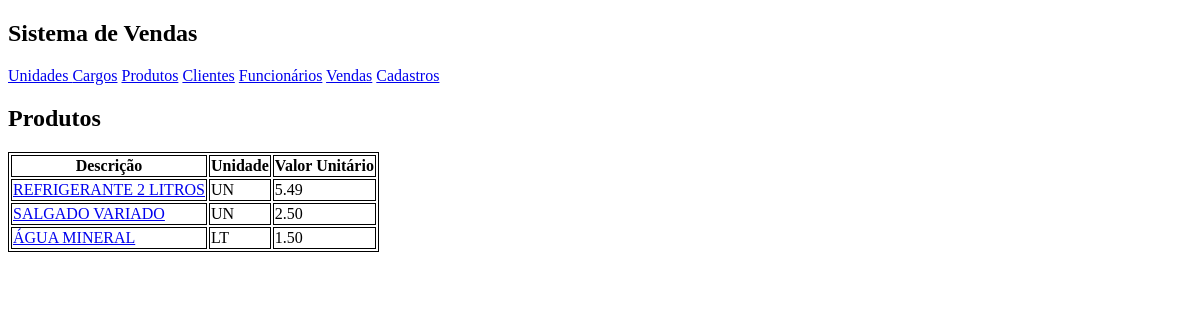
The page /appvendas/produtos/ on the database as committed earlier.
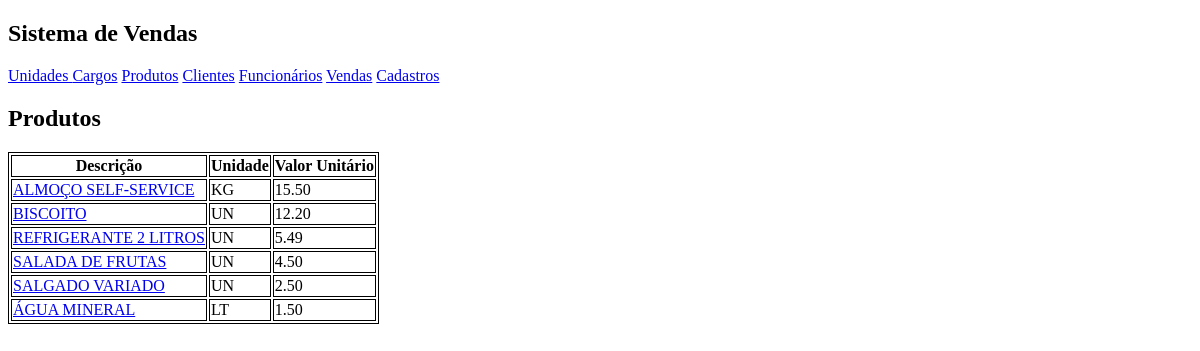
The same page on the database as committed later.
### appvendas/models.py (models this page shows, shortened)
class Produto(models.Model):
    descricao=models.CharField("Descrição",max_length=255)
    valorUnitario=models.DecimalField("Valor Unitário",max_digits=10,decimal_places=2)
    unidade=models.ForeignKey(Unidade,on_delete=models.PROTECT,verbose_name="Unidade")

class Unidade(models.Model):
    descricao=models.CharField("Descrição",max_length=100)
    sigla=models.CharField("Sigla",max_length=5)

### appvendas/views.py (the view)
def listarprodutos(request):
    produtos=Produto.objects.all().order_by('descricao')
    lista={'produtos':produtos}
    return render(request,'produtos.html',lista)

### templates/produtos.html
{% extends 'base.html' %}
{% block conteudo %}
    <h2>Produtos</h2>
<table>
  <tr>
    <th>Descrição</th>
    <th>Unidade</th>
      <th>Valor Unitário</th>
  </tr>
    {% for produto in produtos %}
        <tr>
            <td><a href="{% url 'exibirproduto' produto.id %}"> {{ produto.descricao | upper }}</a></td>
            <td>{{ produto.unidade.sigla }}</td>
            <td>{{ produto.valorUnitario | floatformat:2 }}</td>
        </tr>
    {% endfor %}
</table>
{% endblock %}

Rows that differ between the two databases and show on the page:
added Produto: descricao "ALMOÇO SELF-SERVICE", unidade.sigla "KG", valorUnitario "15.50"
added Produto: descricao "BISCOITO", unidade.sigla "UN", valorUnitario "12.20"
added Produto: descricao "SALADA DE FRUTAS", unidade.sigla "UN", valorUnitario "4.50"
